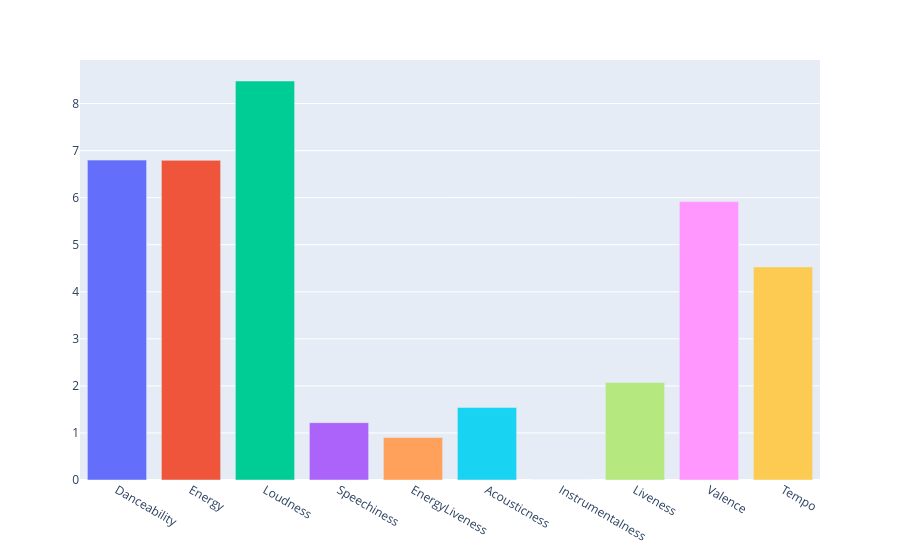

The code cell stored with this chart in its notebook:
### Code cell
# Create a summary of the musical features for the bar plot
summary_df = pd.DataFrame(filtered_df.apply(np.mean, axis=0))


# Create a Bar Plot of the summarized features
fig = px.bar(summary_df, color=summary_df.index)
fig.update_layout(showlegend=False, yaxis_title=None, xaxis_title=None)
fig.show()

### Figure 1 — Plotly figure (JSON) as saved in the notebook; plotly's stock layout.template omitted (floating-point values rounded to 4 significant figures)
{"data": [{"hovertemplate": "index=%{x}<br>value=%{y}<extra></extra>", "legendgroup": "Danceability", "marker": {"color": "#636efa", "pattern": {"shape": ""}}, "name": "Danceability", "orientation": "v", "showlegend": true, "textposition": "auto", "type": "bar", "x": ["Danceability"], "xaxis": "x", "y": [6.799], "yaxis": "y"}, {"hovertemplate": "index=%{x}<br>value=%{y}<extra></extra>", "legendgroup": "Energy", "marker": {"color": "#EF553B", "pattern": {"shape": ""}}, "name": "Energy", "orientation": "v", "showlegend": true, "textposition": "auto", "type": "bar", "x": ["Energy"], "xaxis": "x", "y": [6.794], "yaxis": "y"}, {"hovertemplate": "index=%{x}<br>value=%{y}<extra></extra>", "legendgroup": "Loudness", "marker": {"color": "#00cc96", "pattern": {"shape": ""}}, "name": "Loudness", "orientation": "v", "showlegend": true, "textposition": "auto", "type": "bar", "x": ["Loudness"], "xaxis": "x", "y": [8.48], "yaxis": "y"}, {"hovertemplate": "index=%{x}<br>value=%{y}<extra></extra>", "legendgroup": "Speechiness", "marker": {"color": "#ab63fa", "pattern": {"shape": ""}}, "name": "Speechiness", "orientation": "v", "showlegend": true, "textposition": "auto", "type": "bar", "x": ["Speechiness"], "xaxis": "x", "y": [1.219], "yaxis": "y"}, {"hovertemplate": "index=%{x}<br>value=%{y}<extra></extra>", "legendgroup": "EnergyLiveness", "marker": {"color": "#FFA15A", "pattern": {"shape": ""}}, "name": "EnergyLiveness", "orientation": "v", "showlegend": true, "textposition": "auto", "type": "bar", "x": ["EnergyLiveness"], "xaxis": "x", "y": [0.9021], "yaxis": "y"}, {"hovertemplate": "index=%{x}<br>value=%{y}<extra></extra>", "legendgroup": "Acousticness", "marker": {"color": "#19d3f3", "pattern": {"shape": ""}}, "name": "Acousticness", "orientation": "v", "showlegend": true, "textposition": "auto", "type": "bar", "x": ["Acousticness"], "xaxis": "x", "y": [1.54], "yaxis": "y"}, {"hovertemplate": "index=%{x}<br>value=%{y}<extra></extra>", "legendgroup": "Instrumentalness", "marker": {"color": "#FF6692", "pattern": {"shape": ""}}, "name": "Instrumentalness", "orientation": "v", "showlegend": true, "textposition": "auto", "type": "bar", "x": ["Instrumentalness"], "xaxis": "x", "y": [0.001291], "yaxis": "y"}, {"hovertemplate": "index=%{x}<br>value=%{y}<extra></extra>", "legendgroup": "Liveness", "marker": {"color": "#B6E880", "pattern": {"shape": ""}}, "name": "Liveness", "orientation": "v", "showlegend": true, "textposition": "auto", "type": "bar", "x": ["Liveness"], "xaxis": "x", "y": [2.074], "yaxis": "y"}, {"hovertemplate": "index=%{x}<br>value=%{y}<extra></extra>", "legendgroup": "Valence", "marker": {"color": "#FF97FF", "pattern": {"shape": ""}}, "name": "Valence", "orientation": "v", "showlegend": true, "textposition": "auto", "type": "bar", "x": ["Valence"], "xaxis": "x", "y": [5.916], "yaxis": "y"}, {"hovertemplate": "index=%{x}<br>value=%{y}<extra></extra>", "legendgroup": "Tempo", "marker": {"color": "#FECB52", "pattern": {"shape": ""}}, "name": "Tempo", "orientation": "v", "showlegend": true, "textposition": "auto", "type": "bar", "x": ["Tempo"], "xaxis": "x", "y": [4.529], "yaxis": "y"}], "layout": {"barmode": "relative", "legend": {"title": {"text": "index"}, "tracegroupgap": 0}, "margin": {"t": 60}, "showlegend": false, "xaxis": {"anchor": "y", "categoryarray": ["Danceability", "Energy", "Loudness", "Speechiness", "EnergyLiveness", "Acousticness", "Instrumentalness", "Liveness", "Valence", "Tempo"], "categoryorder": "array", "domain": [0, 1], "title": {}}, "yaxis": {"anchor": "x", "domain": [0, 1], "title": {}}}}
